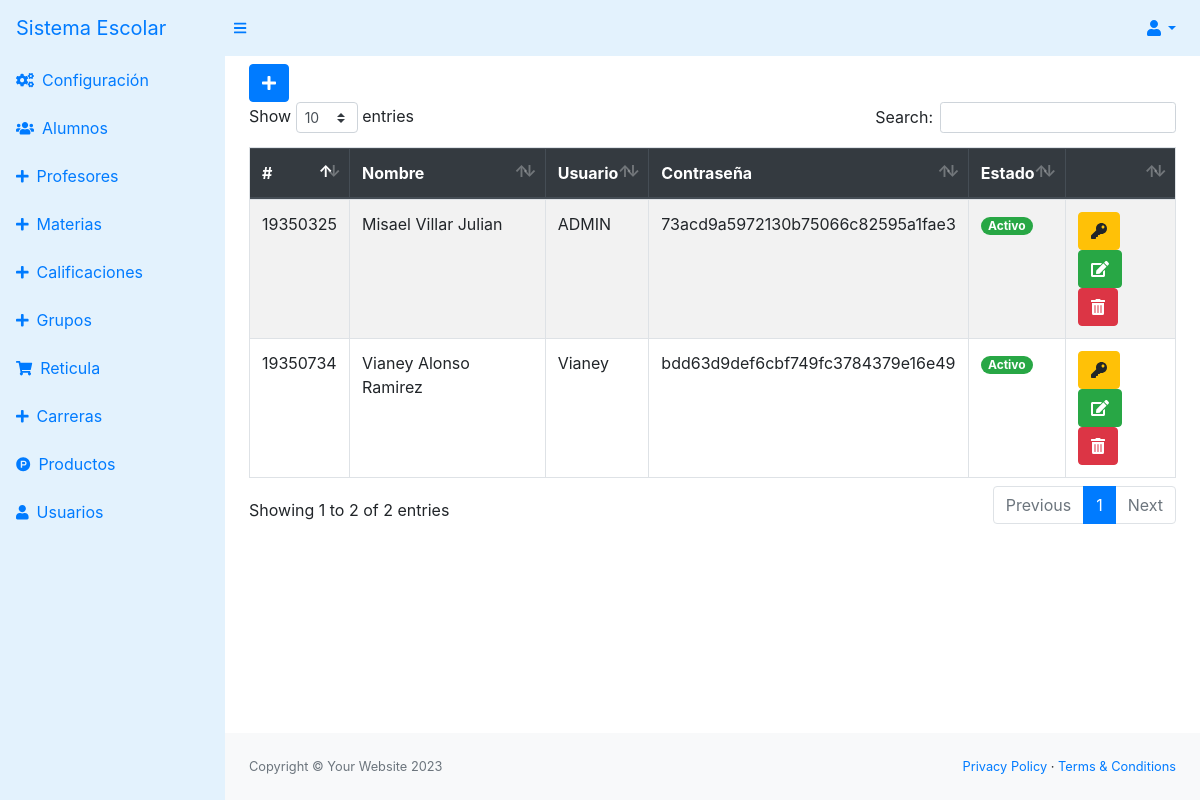
The app's page /src/usuarios.php (signed in) with its own data.
### tables this page shows
CREATE TABLE `usuarios` (
  `idtipo` int(10) NOT NULL,
  `idusuario` int(10) NOT NULL,
  `nombre` varchar(50) NOT NULL,
  `usuario` varchar(30) NOT NULL,
  `contrasena` varchar(50) NOT NULL,
  `estado` int(2) NOT NULL
);

### src/usuarios.php (the view, shortened to what this page needs)
<?php
include_once "includes/header.php";
?>
<button class="btn btn-primary" type="button" data-toggle="modal" data-target="#nuevo_usuario"><i class="fas fa-plus"></i></button>
<div class="table-responsive">
    <table class="table table-hover table-striped table-bordered mt-2" id="tbl">
        <thead class="thead-dark">
            <tr>
                <th>#</th>
                <th>Nombre</th>
                <th>Usuario</th>
                <th>Contraseña</th>
                <th>Estado</th>
                <th></th>
            </tr>
        </thead>
        <tbody>
            <?php
            include "../conexion.php";
            $query = mysqli_query($conexion, "SELECT * FROM usuarios ORDER BY estado DESC");
            $result = mysqli_num_rows($query);
            if ($result > 0) {
                while ($data = mysqli_fetch_assoc($query)) {
                    if ($data['estado'] == 1) {
                        $estado = '<span class="badge badge-pill badge-success">Activo</span>';
                    } else {
                        $estado = '<span class="badge badge-pill badge-danger">Inactivo</span>';
                    }
            ?>
                    <tr>
                        <td><?php echo $data['idusuario']; ?></td>
                        <td><?php echo $data['nombre']; ?></td>
                        <td><?php echo $data['usuario']; ?></td>
                        <td><?php echo $data['contrasena']; ?></td>
                        <td><?php echo $estado; ?></td>
                        <td>
                            <?php if ($data['estado'] == 1) { ?>
                                <a href="rol.php?id=<?php echo $data['idusuario']; ?>" class="btn btn-warning"><i class='fas fa-key'></i></a>
                                <a href="editar_usuario.php?id=<?php echo $data['idusuario']; ?>" class="btn btn-success"><i class='fas fa-edit'></i></a>
                                <form action="eliminar_usuario.php?id=<?php echo $data['idusuario']; ?>" method="post" class="confirmar d-inline">
                                    <button class="btn btn-danger" type="submit"><i class='fas fa-trash-alt'></i> </button>
                                </form>
                            <?php } ?>
                        </td>
                    </tr>
            <?php }
            } ?>
        </tbody>
    </table>
</div>
<?php include_once "includes/footer.php"; ?>

### records on screen
usuarios: idusuario "19350325", nombre "Misael Villar Julian", usuario "ADMIN", contrasena "73acd9a5972130b75066c82595a1fae3", estado "Activo"
usuarios: idusuario "19350734", nombre "Vianey Alonso Ramirez", usuario "Vianey", contrasena "bdd63d9def6cbf749fc3784379e16e49", estado "Activo"
